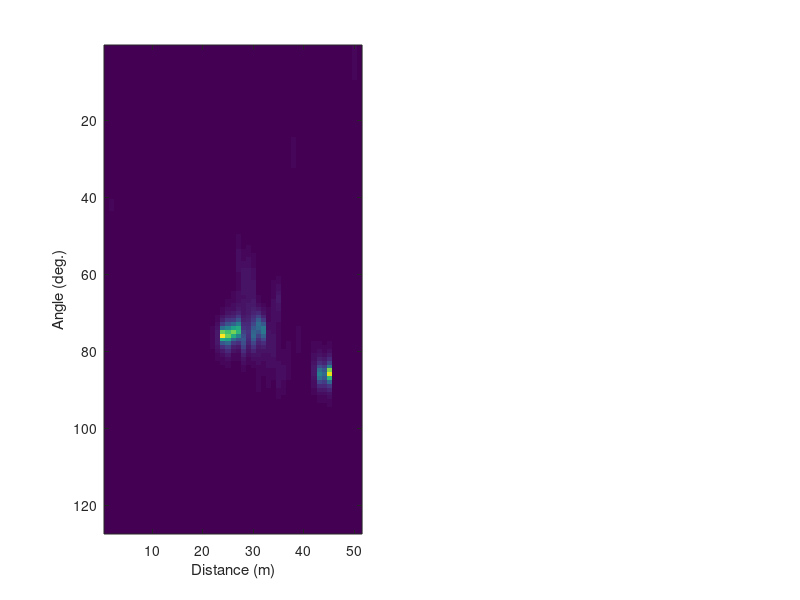

This chart was generated by the following MATLAB code: (Note: this script raises an error after producing the figure.)
clear;
close all;
clc;

load('Test_Data.mat')

%%%%%%%%%%%%%%%%%%%%%%%%%%%%%%%%%%%%%%%%%%%%%%%%%%%%%%%%%%%%%%
%%% 실제 차량용 FMCW 레이더 데이터 샘플
%%% 좌회전 : 10장, 우회전 : 10장
%%% 각 데이터는 크기가 127 x 51인 행렬
%%% 10 x 127 x 51 : Cube expression of processed radar signal.
%%% 적절한 픽셀 크기로 라벨링 -> YOLO 네트워크 설계 후 돌려보기
%%%%%%%%%%%%%%%%%%%%%%%%%%%%%%%%%%%%%%%%%%%%%%%%%%%%%%%%%%%%%%

figure(1)
for ii = 1:2
    subplot(1, 2, 1) %subplot(m,n,p)는 현재 Figure를 mxn 그리드로 나누고, p로 지정된 위치에 좌표축을 만듭니다.
    
    % imagesc : 스케일링된 색으로 이미지 표시
    % squueze : 길이가 1인 차원을 제거한다. ^1.5는 해상도를 높여주는 역할을 한다.
    % 10 x 127 x 51 : Cube expression of processed radar signal.
    % 따라서 이 한 줄을 통해 각각의 숫자 데이터를 한 장의 사진으로 출력하는 것이다.
    % 10장의 이미지는 곧 높이가 10인 CUBE라고 생각하면 된다.
    % 따라서 첫번째 이미지는 높이가 1인 영역을 그렸을 때 이미지
    % 따라서 각 이미지에서 라벨링할 점에 대응되는 데이터값의 특징들을 보고 이에 맞는 함수를 적용시켜서 자동 라벨링 할 수 있도록 하면 된다. 
    imagesc(squeeze(left_turn_Data(ii, :, :).^1.5));
    
    xlabel('Distance (m)')
    ylabel('Angle (deg.)')
    
    [value,max_p] = max(left_turn_Data(ii,:));
    max_p_Distance = fix(max_p/127);
    max_p_Angle = max_p - (max_p_Distance * 127);
    
    box1_x = (max_p_Distance -2);
    box1_y = (max_p_Angle + 20);
    box_point_3 = 127 * (box1_x - 1) + box1_y;
    
    box2_x = (max_p_Distance - 2);  
    box2_y = (max_p_Angle - 13);
    box_point_1 = 127 * (box2_x - 1) + box2_y;
    
    box3_x = (max_p_Distance + 21);
    box3_y = (max_p_Angle - 13);
    box_point_2 = 127 * (box3_x - 1) + box3_y;
   
    box4_x = (max_p_Distance + 21);
    box4_y = (max_p_Angle + 20);
    box_point_4 = 127 * (box4_x - 1) + box4_y;
    
    X = [box1_x; box2_x; box3_x; box4_x];
    Y = [box1_y; box2_y; box3_y; box4_y];
  
    pgon = polyshape(X,Y)
    
    plot(pgon)
    
    subplot(1, 2, 2)
    imagesc(squeeze(right_turn_Data(ii, :, :).^1.5)); % 우회전
    B = imagesc(squeeze(right_turn_Data(ii, :, :).^1.5)); % 우회전
    xlabel('Distance (m)')
    ylabel('Angle (deg.)')
    
    box1_a = (max_p_Distance -2);
    box1_b = (max_p_Angle + 20);
    box_point_3 = 127 * (box1_a - 1) + box1_b;
    
    box2_a = (max_p_Distance - 2);  
    box2_b = (max_p_Angle - 13);
    box_point_1 = 127 * (box2_a - 1) + box2_b;
    
    box3_a = (max_p_Distance + 21);
    box3_b = (max_p_Angle - 13);
    box_point_2 = 127 * (box3_a - 1) + box3_b;
   
    box4_a = (max_p_Distance + 21);
    box4_b = (max_p_Angle + 20);
    box_point_4 = 127 * (box4_a - 1) + box4_b;
    
    A = [box1_a; box2_a; box3_a; box4_a];
    B = [box1_b; box2_b; box3_b; box4_b];
  
    pgon = polyshape(A,B)
    
    plot(pgon)
    
    pause(5);
    
end

%% 해야할 것
% 1. 데이터 값 축적
% 2. 이미지 데이터 위에 그리기
